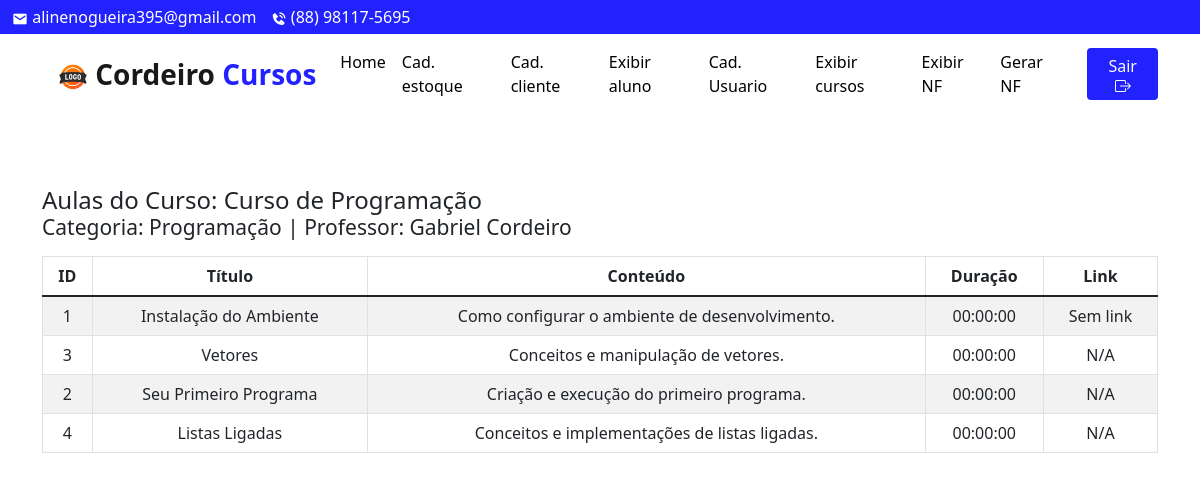
/adm/exibir_aulas.php?id=1 (signed in), run on an earlier commit of the app's database.
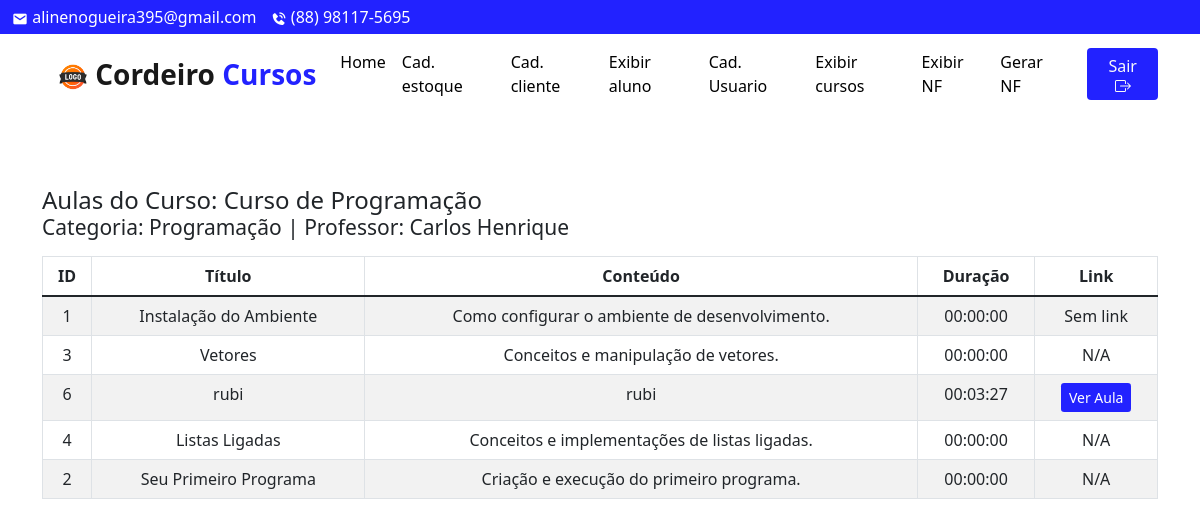
And on a later commit of the database.
### tables this page shows
CREATE TABLE `aula` (
  `id` int(11) NOT NULL,
  `id_modulo` int(11) NOT NULL,
  `titulo` varchar(150) NOT NULL,
  `conteudo` text DEFAULT NULL,
  `ordem` int(11) DEFAULT NULL,
  `drive_link` varchar(255) DEFAULT NULL,
  `duracao` time NOT NULL DEFAULT '00:00:00'
);

### adm/exibir_aulas.php (the view, shortened to what this page needs)
<?php
require '../dbcon.php';
$modulo_id = $_GET['id'];
$queryModulo = "SELECT id_curso FROM modulo WHERE id = ?";
$stmtModulo = $mysqli->prepare($queryModulo);
$stmtModulo->bind_param("i", $modulo_id);
$stmtModulo->execute();
$resultModulo = $stmtModulo->get_result();
$modulo = $resultModulo->fetch_assoc();
$curso_id = $modulo['id_curso'];
$queryAulas = "
    SELECT
        a.id AS aula_id,
        a.titulo AS aula_titulo,
        a.conteudo AS aula_descricao,
        a.duracao AS aula_duracao,
        a.drive_link AS drive_link,
        c.titulo AS curso_titulo,
        c.categoria AS curso_categoria,
        CONCAT(p.nome, ' ', p.sobrenome) AS professor_nome
    FROM aula a
    JOIN modulo m ON a.id_modulo = m.id
    JOIN curso c ON m.id_curso = c.id
    JOIN professor p ON c.id_prof = p.id
    WHERE c.id = ?
    ORDER BY a.ordem ASC
";
$stmtAulas = $mysqli->prepare($queryAulas);
$stmtAulas->bind_param("i", $curso_id);
$stmtAulas->execute();
$resultAulas = $stmtAulas->get_result();
?>
<!doctype html>
<html lang="pt-BR">
<head>
  <link href="https://cdn.jsdelivr.net/npm/bootstrap@5.1.3/dist/css/bootstrap.min.css" rel="stylesheet">
</head>
<body>
  <?php include './includes/navbar_modal.php'; ?>
  <br><br>
  <div class="container mt-4">
    <?php if ($resultAulas->num_rows > 0):
            $primeiraAula = $resultAulas->fetch_assoc();
    ?>
      <h4 class="mb-3">
        Aulas do Curso: <?= htmlspecialchars($primeiraAula['curso_titulo']); ?> <br>
        <small>Categoria: <?= htmlspecialchars($primeiraAula['curso_categoria']); ?> | Professor: <?= htmlspecialchars($primeiraAula['professor_nome']); ?></small>
      </h4>
      <table class="table table-bordered table-striped text-center">
        <thead>
          <tr>
            <th>ID</th>
            <th>Título</th>
            <th>Conteúdo</th>
            <th>Duração</th>
            <th>Link</th>
          </tr>
        </thead>
        <tbody>
          <tr>
            <td><?= htmlspecialchars($primeiraAula['aula_id']); ?></td>
            <td><?= htmlspecialchars($primeiraAula['aula_titulo']); ?></td>
            <td><?= htmlspecialchars($primeiraAula['aula_descricao']); ?></td>
            <td><?= htmlspecialchars($primeiraAula['aula_duracao']); ?></td>
            <td>
              <?php if (!empty($primeiraAula['drive_link'])): ?>
                <a href="<?= htmlspecialchars($primeiraAula['drive_link']); ?>" target="_blank">Visualizar</a>
              <?php else: ?>
                Sem link
              <?php endif; ?>
            </td>
          </tr>
          <?php while ($aula = $resultAulas->fetch_assoc()): ?>
            <tr>
              <td><?= htmlspecialchars($aula['aula_id']); ?></td>
              <td><?= htmlspecialchars($aula['aula_titulo']); ?></td>
              <td><?= htmlspecialchars($aula['aula_descricao']); ?></td>
              <td><?= htmlspecialchars($aula['aula_duracao']); ?></td>
              <td>
                <?php if (!empty($aula['drive_link'])): ?>
                  <button class="btn btn-primary btn-sm" data-bs-toggle="modal" data-bs-target="#videoModal"
                          data-title="<?= htmlspecialchars($aula['aula_titulo'], ENT_QUOTES, 'UTF-8'); ?>"
                          data-link="<?= htmlspecialchars($aula['drive_link'], ENT_QUOTES, 'UTF-8'); ?>">
                      Ver Aula
                  </button>
                <?php else: ?>
                  N/A
                <?php endif; ?>
              </td>
            </tr>
          <?php endwhile; ?>
        </tbody>
      </table>
    <?php else: ?>
      <h4>Nenhuma aula encontrada para este curso.</h4>
    <?php endif; ?>
  </div>
</body>
</html>

What changed in the data, as far as the page shows it:
added aula: id "6", titulo "rubi", conteudo "rubi", duracao "00:03:27"
shown differently, row unchanged: aula "Listas Ligadas": moves up the list
Also different on the page:
$primeiraAula['professor_nome']: "Gabriel Cordeiro" → "Carlos Henrique"
